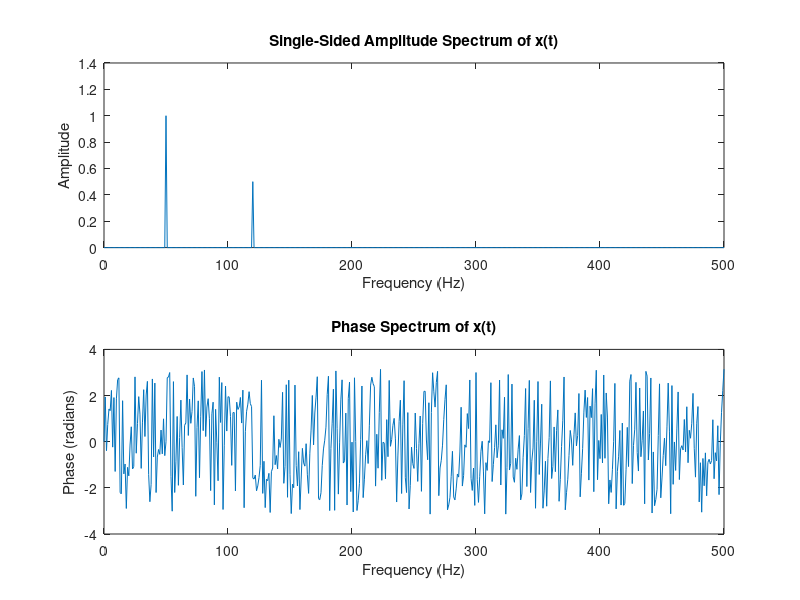

MATLAB code for this plot:
% Generate a sample signal
fs = 1000;        % Sampling frequency (Hz)
t = 0:1/fs:1-1/fs; % Time vector coefficients
f1 = 50;          % Frequency of the first sinusoid (Hz)
f2 = 120;         % Frequency of the second sinusoid (Hz)
x = cos(2*pi*f1*t) + 0.5*sin(2*pi*f2*t); % Combined signal
% Compute FFT
N = length(x);       % Length of the signal
X = fft(x);          % Perform FFT
% Frequency axis for plotting
frequencies = fs*(0:(N/2))/N;
% Plot the magnitude spectrum
subplot(2,1,1);
plot(frequencies, 2*abs(X(1:N/2+1))/N);
title('Single-Sided Amplitude Spectrum of x(t)');
xlabel('Frequency (Hz)');
ylabel('Amplitude');
% Plot the phase spectrum
subplot(2,1,2);
plot(frequencies, angle(X(1:N/2+1)));
title('Phase Spectrum of x(t)');
xlabel('Frequency (Hz)');
ylabel('Phase (radians)');